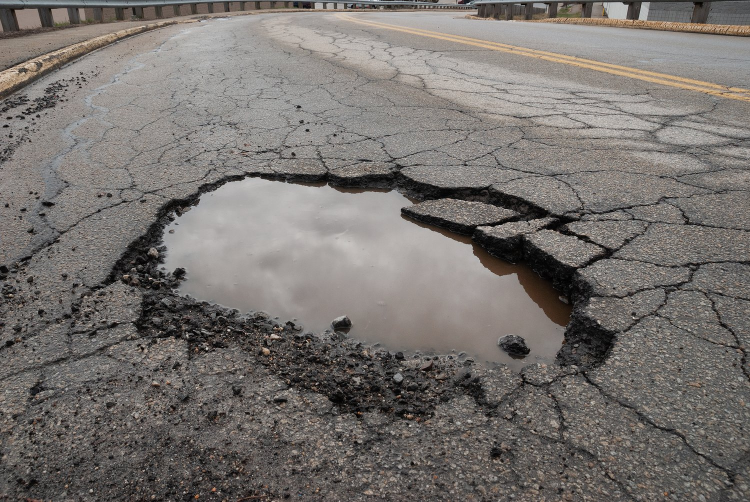
#> input picture Photos/PotHole_1.jpg, 1500 x 1004 px (shown at 1/2 size)
$ python splitmerge.py
#> lines starting #> are read from the running program, lines starting #| are printed output that depends on the picture
import cv2 as cv
import numpy as np

img = cv.imread('Photos/PotHole_1.jpg')
#> img is the input picture: shape (1004, 1500, 3); mean B, G, R 110.3, 113.9, 118.6
# cv.imshow('PotHole', img)
resized = cv.resize(img, (800,500), interpolation=cv.INTER_CUBIC)
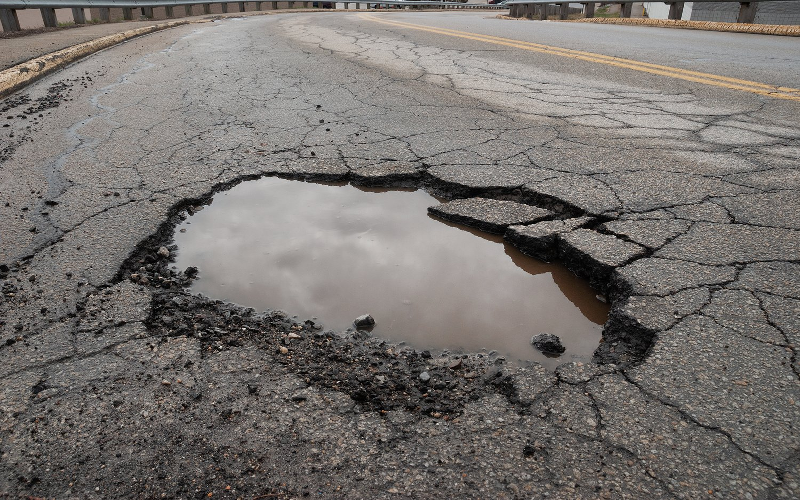
#> resized: shape (500, 800, 3); mean B, G, R 110.2, 113.9, 118.6
cv.imshow('Resized_PotHole', resized)

blank = np.zeros(resized.shape[:2], dtype="uint8")

b,g,r = cv.split(resized)
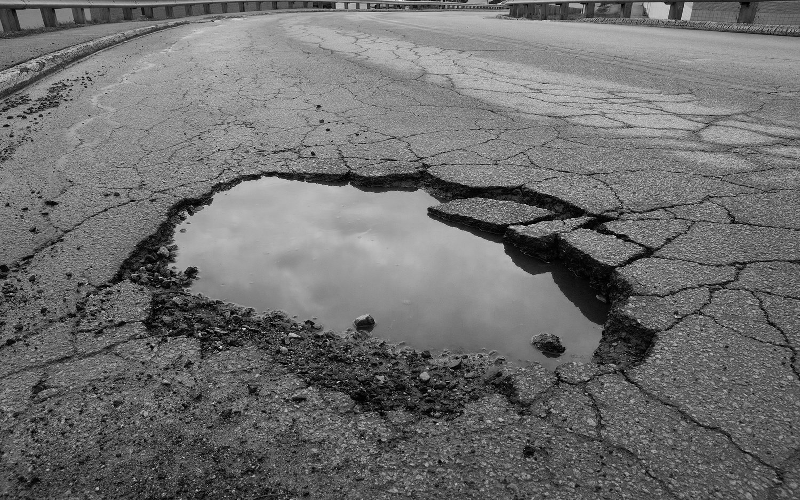
#> b: shape (500, 800); min 0, max 242, mean 110.2
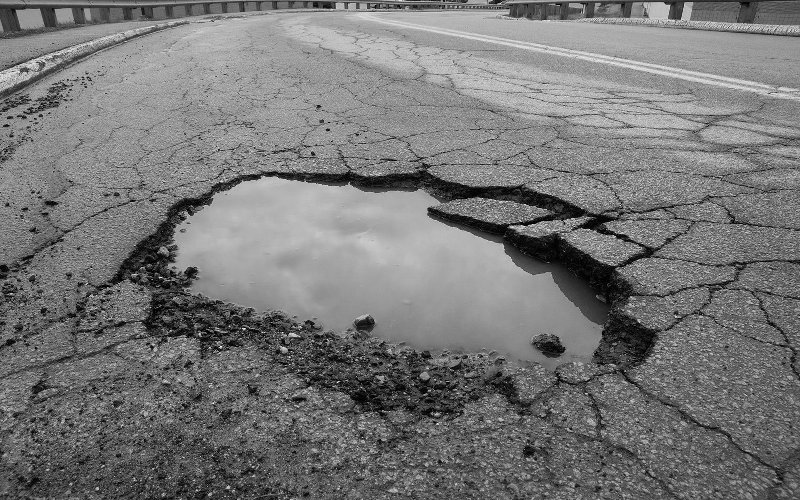
#> r: shape (500, 800); min 0, max 250, mean 118.6

cv.imshow("Blue", b)
cv.imshow("Green", g)
cv.imshow("Red", r)

print(resized.shape)
#| (500, 800, 3)
print(b.shape)
#| (500, 800)
print(g.shape)
#| (500, 800)
print(r.shape)
#| (500, 800)

merged = cv.merge([b,g,r])
cv.imshow("Mereged", merged)

blue = cv.merge([b,blank,blank])
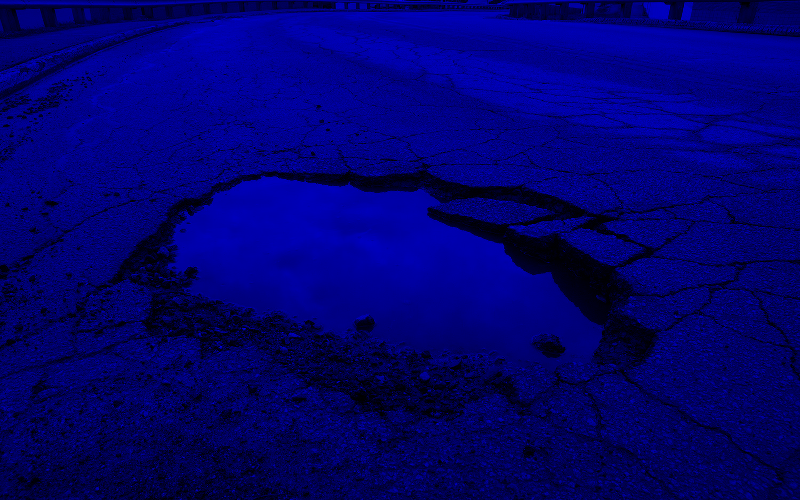
#> blue: shape (500, 800, 3); mean of channels 0, 1, 2 110.2, 0, 0; drawn as B, G, R
green = cv.merge([blank,g,blank])
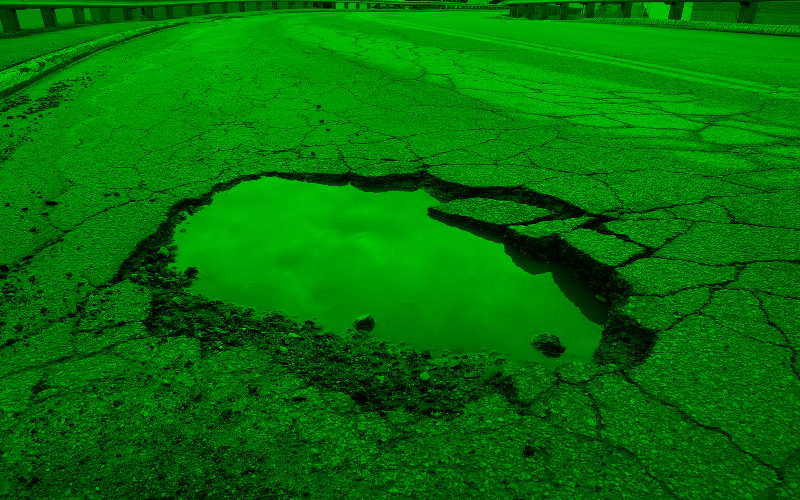
#> green: shape (500, 800, 3); mean of channels 0, 1, 2 0, 113.9, 0; drawn as B, G, R
red = cv.merge([blank,blank,r])
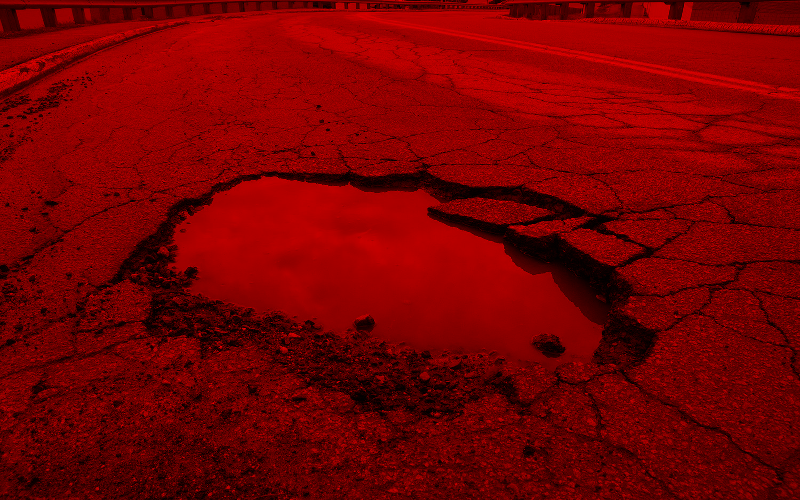
#> red: shape (500, 800, 3); mean of channels 0, 1, 2 0, 0, 118.6; drawn as B, G, R

cv.imshow("Blue", blue)
cv.imshow("Green", green)
cv.imshow("Red", red)


cv.waitKey(0)

$ run again, with Photos/PotHole_2.jpg copied over Photos/PotHole_1.jpg
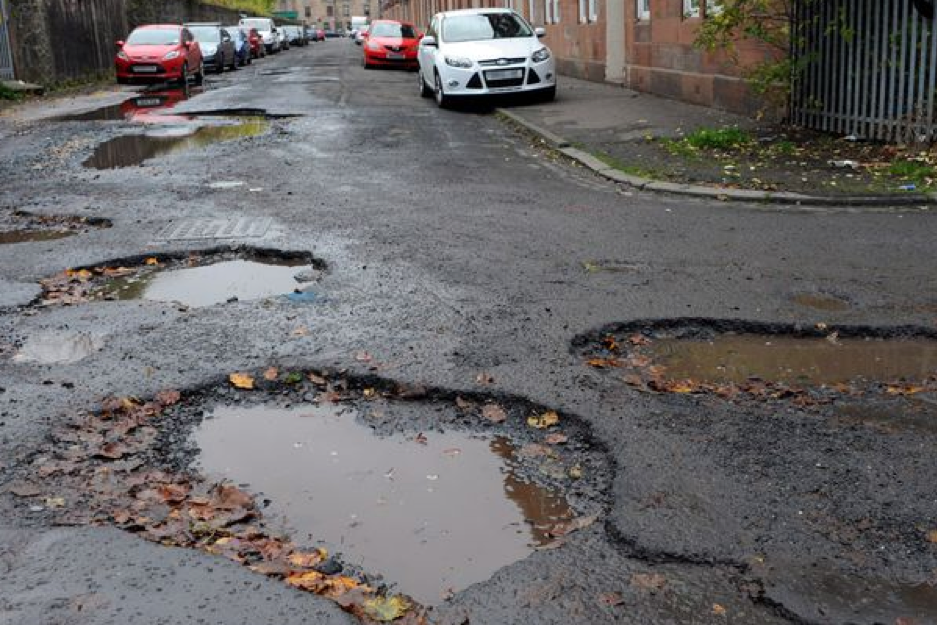
#> input picture Photos/PotHole_2.jpg, 937 x 625 px
#> img is the input picture: shape (625, 937, 3); mean B, G, R 102.8, 102.4, 104.8
#| (500, 800, 3)
#| (500, 800)
#| (500, 800)
#| (500, 800)
#> `green = cv.merge([blank,g,blank])`:
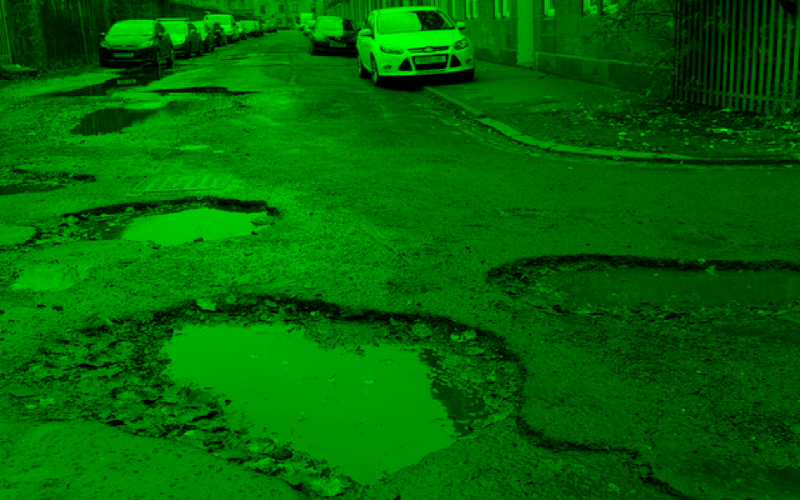
#> green: shape (500, 800, 3); mean of channels 0, 1, 2 0, 102.4, 0; drawn as B, G, R
#> `red = cv.merge([blank,blank,r])`:
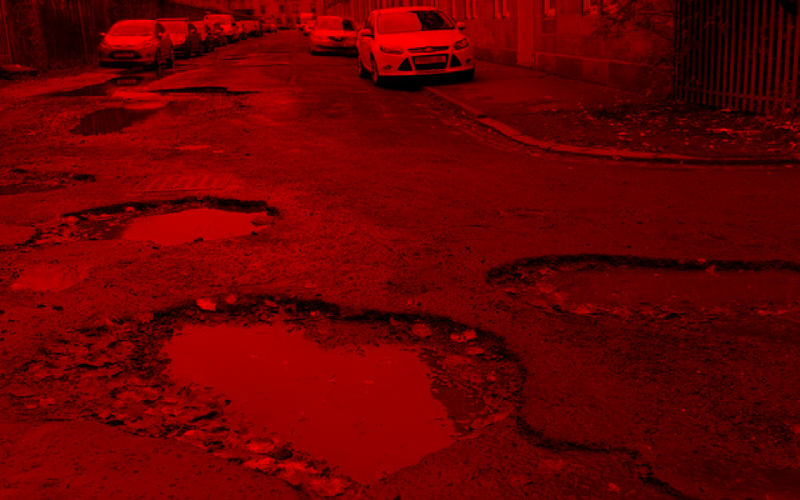
#> red: shape (500, 800, 3); mean of channels 0, 1, 2 0, 0, 104.8; drawn as B, G, R

$ run again, with Photos/Girl.jpg copied over Photos/PotHole_1.jpg
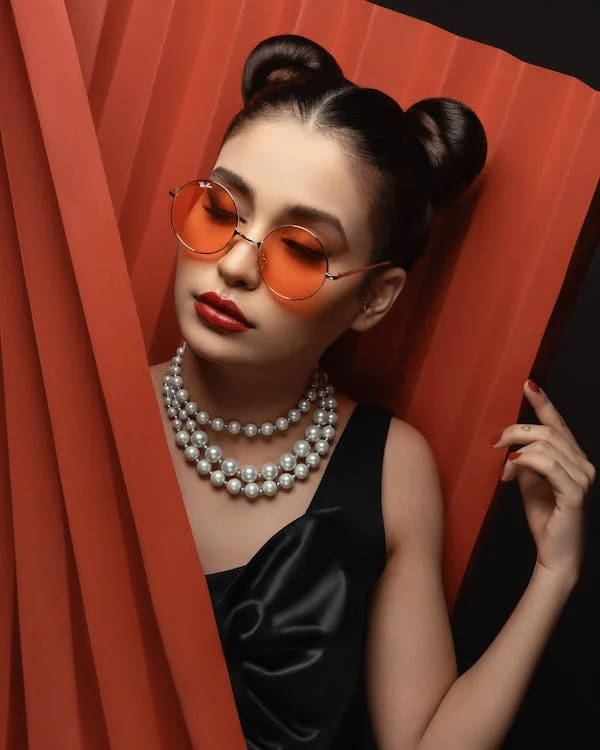
#> input picture Photos/Girl.jpg, 600 x 750 px
#> img is the input picture: shape (750, 600, 3); mean B, G, R 40, 54.3, 113.4
#| (500, 800, 3)
#| (500, 800)
#| (500, 800)
#| (500, 800)
#> `green = cv.merge([blank,g,blank])`:
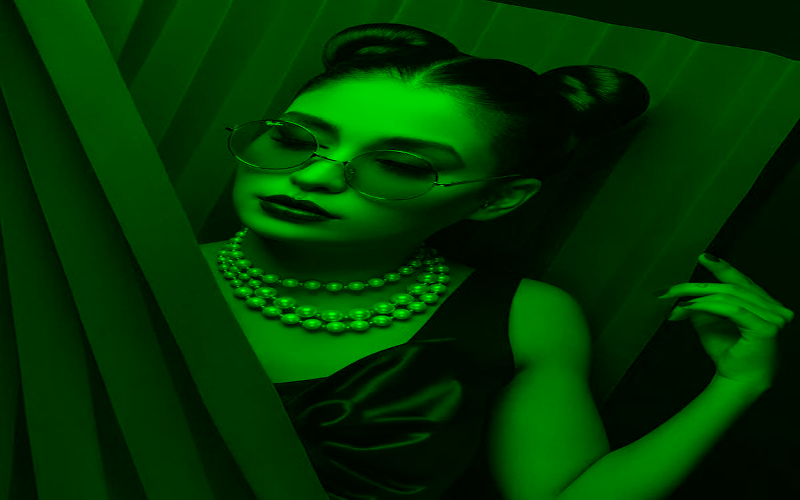
#> green: shape (500, 800, 3); mean of channels 0, 1, 2 0, 54.3, 0; drawn as B, G, R
#> `red = cv.merge([blank,blank,r])`:
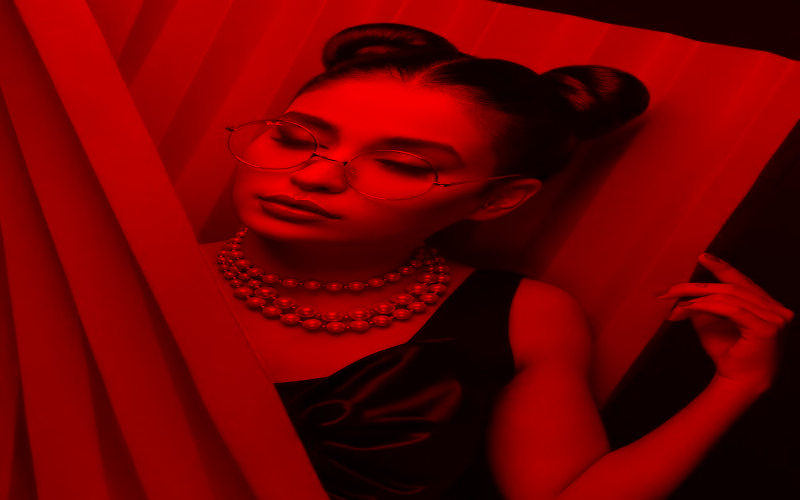
#> red: shape (500, 800, 3); mean of channels 0, 1, 2 0, 0, 113.4; drawn as B, G, R

$ run again, with Photos/Girl_face.jpg copied over Photos/PotHole_1.jpg
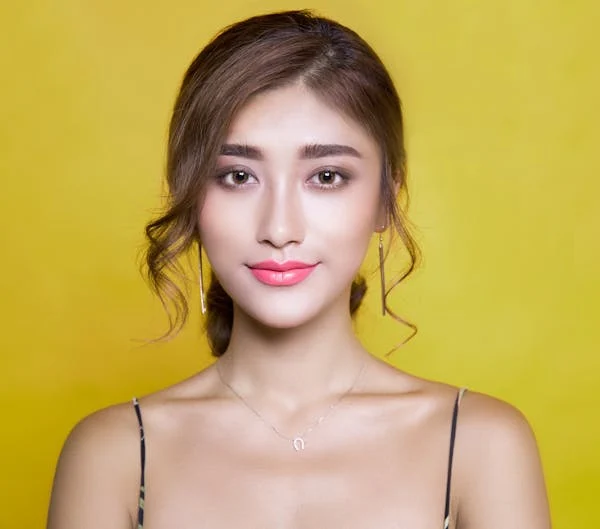
#> input picture Photos/Girl_face.jpg, 600 x 529 px
#> img is the input picture: shape (529, 600, 3); mean B, G, R 91.8, 169, 195.3
#| (500, 800, 3)
#| (500, 800)
#| (500, 800)
#| (500, 800)
#> `green = cv.merge([blank,g,blank])`:
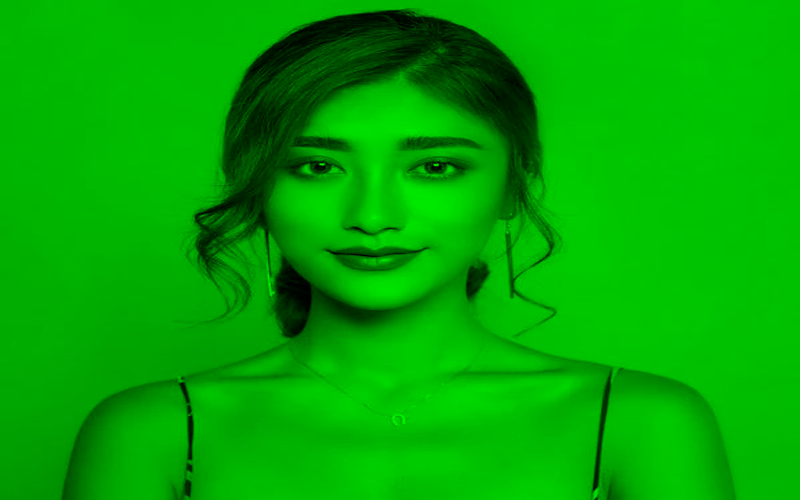
#> green: shape (500, 800, 3); mean of channels 0, 1, 2 0, 169, 0; drawn as B, G, R
#> `red = cv.merge([blank,blank,r])`:
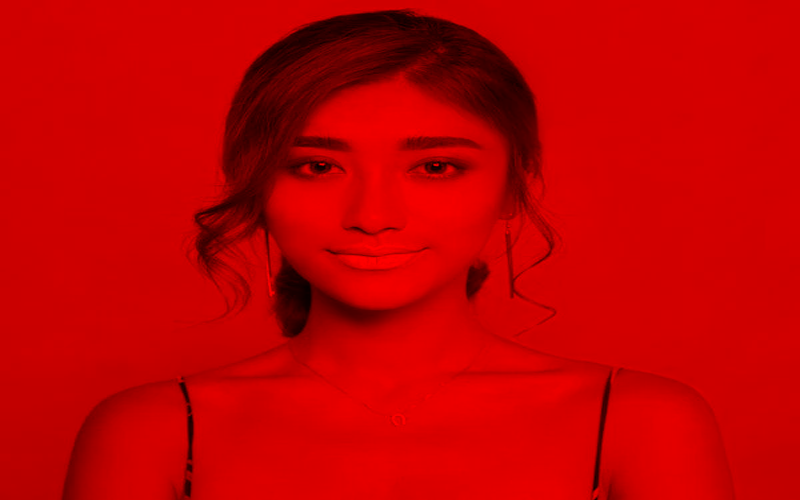
#> red: shape (500, 800, 3); mean of channels 0, 1, 2 0, 0, 195.3; drawn as B, G, R
